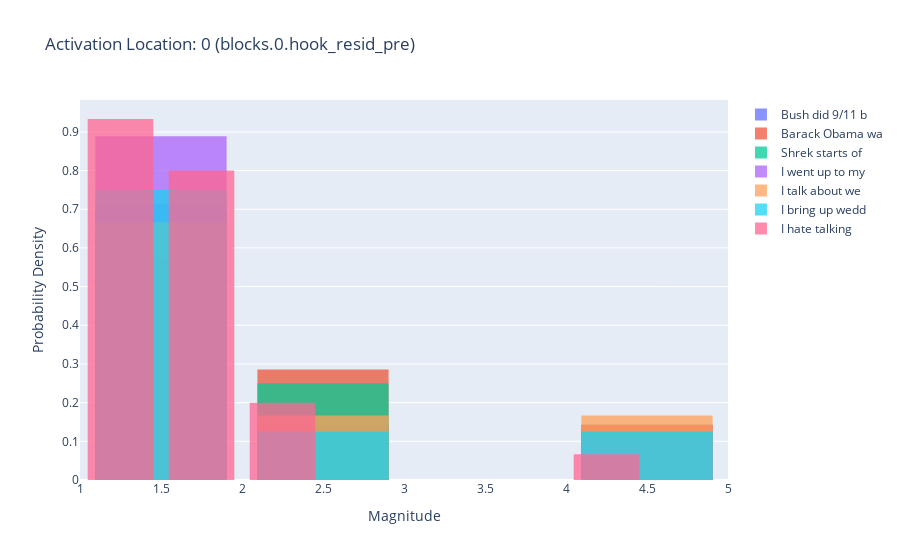
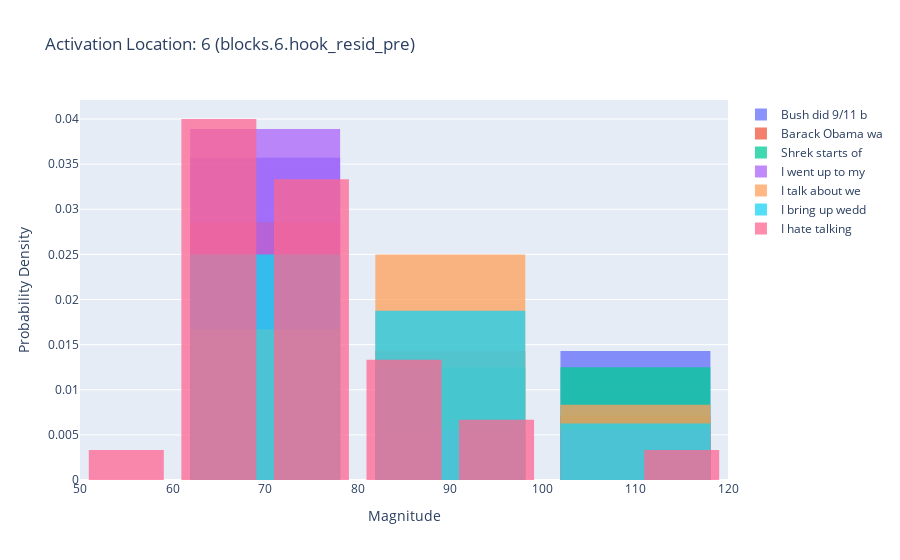
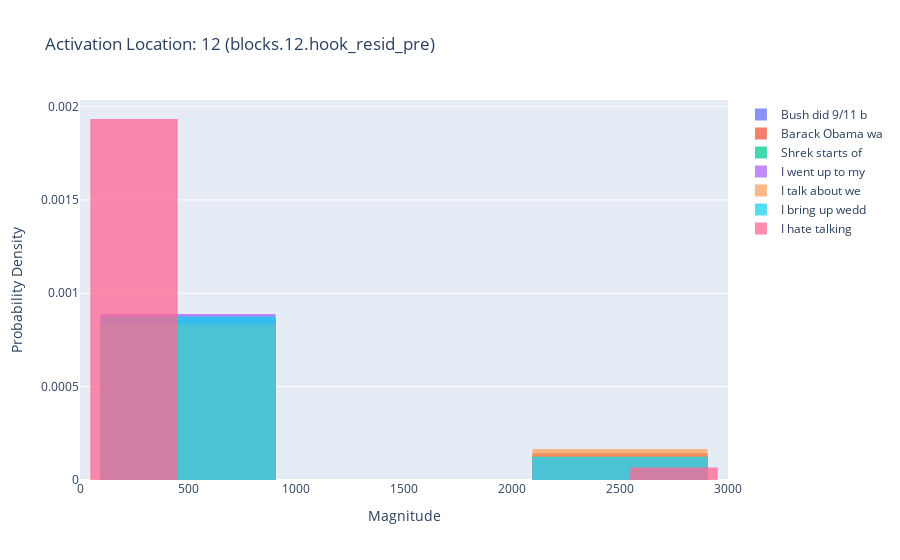
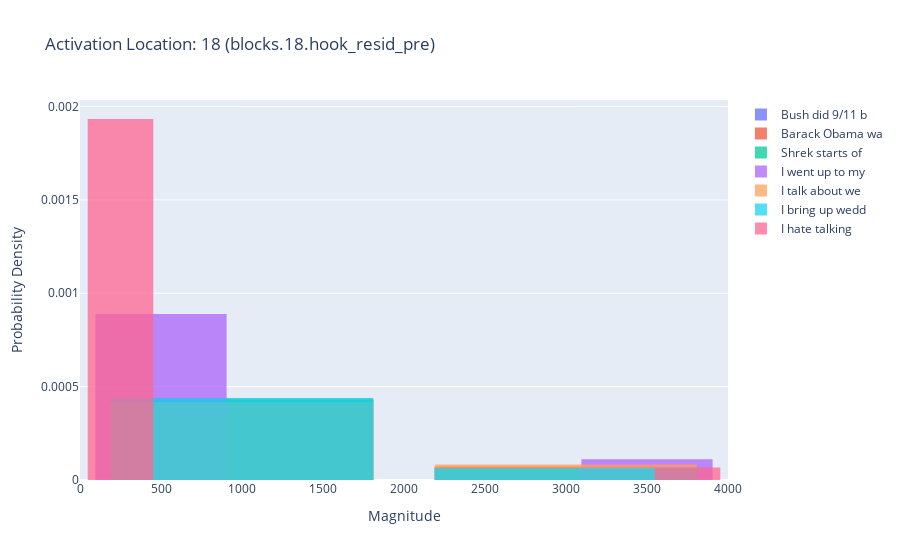

The notebook cell saved with these charts, in order:
### Code cell
import plotly as py
import plotly.graph_objs as go

# Now let's make a histogram of the magnitudes for each act_loc,
# coloring each prompt's magnitudes differently
for act_loc in activation_locations:
    act_name: str = prompt_utils.get_block_name(block_num=act_loc)

    # Get the dataframe rows for the current act_loc
    act_loc_df = df[df["Activation Location"] == act_loc]

    # Create a list of traces, one for each prompt
    traces = []
    for prompt in prompts:
        # Get the dataframe rows for the current prompt
        prompt_df = act_loc_df[act_loc_df["Prompt"] == prompt]

        # Create a histogram trace for the current prompt
        traces.append(
            go.Histogram(
                x=prompt_df["Magnitude"],
                opacity=0.75,
                name=prompt[:15],
                histnorm="probability density",
            )
        )

    # Create a figure with the current traces
    fig = go.Figure(data=traces)

    # Update the figure's layout
    fig.update_layout(
        title=f"Activation Location: {act_loc} ({act_name})",
        xaxis_title="Magnitude",
        yaxis_title="Probability Density",
        barmode="overlay",
        bargap=0.1,
        bargroupgap=0.1,
    )

    # Show the figure
    fig.show()

### Figure 1 — Plotly figure (JSON) as saved in the notebook; plotly's stock layout.template omitted (floating-point values rounded to 4 significant figures)
{"data": [{"histnorm": "probability density", "name": "Bush did 9/11 b", "opacity": 0.75, "type": "histogram", "x": [4.079, 2.357, 1.541, 1.61, 1.49, 1.687, 1.404]}, {"histnorm": "probability density", "name": "Barack Obama wa", "opacity": 0.75, "type": "histogram", "x": [4.079, 2.237, 2.193, 1.798, 1.348, 1.846, 1.233]}, {"histnorm": "probability density", "name": "Shrek starts of", "opacity": 0.75, "type": "histogram", "x": [4.079, 2.023, 2.568, 1.69, 1.662, 1.28, 1.258, 1.992]}, {"histnorm": "probability density", "name": "I went up to my", "opacity": 0.75, "type": "histogram", "x": [4.079, 1.819, 1.604, 1.548, 1.296, 1.457, 1.763, 1.243, 1.424]}, {"histnorm": "probability density", "name": "I talk about we", "opacity": 0.75, "type": "histogram", "x": [4.079, 1.819, 1.862, 1.531, 2.14, 1.767]}, {"histnorm": "probability density", "name": "I bring up wedd", "opacity": 0.75, "type": "histogram", "x": [4.079, 1.819, 1.727, 1.548, 2.14, 1.28, 1.519, 1.699]}, {"histnorm": "probability density", "name": "I hate talking ", "opacity": 0.75, "type": "histogram", "x": [4.079, 1.819, 1.944, 1.798, 1.511, 2.106, 1.195, 1.703, 1.205, 1.595, 1.221, 1.654, 1.366, 1.119, 1.57, 1.496, 1.684, 1.107, 1.325, 1.105, 1.673, 1.12, 2.213, 2.184, 1.122, 1.086, 1.637, 1.104, 1.727, 1.022]}], "layout": {"bargap": 0.1, "bargroupgap": 0.1, "barmode": "overlay", "title": {"text": "Activation Location: 0 (blocks.0.hook_resid_pre)"}, "xaxis": {"title": {"text": "Magnitude"}}, "yaxis": {"title": {"text": "Probability Density"}}}}

### Figure 2 — Plotly figure (JSON) as saved in the notebook; plotly's stock layout.template omitted (floating-point values rounded to 4 significant figures)
{"data": [{"histnorm": "probability density", "name": "Bush did 9/11 b", "opacity": 0.75, "type": "histogram", "x": [115.5, 101.5, 77.6, 72.98, 64.47, 79.52, 65.91]}, {"histnorm": "probability density", "name": "Barack Obama wa", "opacity": 0.75, "type": "histogram", "x": [115.5, 98.56, 74.95, 85.25, 69.52, 78.54, 68.22]}, {"histnorm": "probability density", "name": "Shrek starts of", "opacity": 0.75, "type": "histogram", "x": [115.5, 107.8, 93.83, 75.67, 69.51, 68.66, 70.66, 96.05]}, {"histnorm": "probability density", "name": "I went up to my", "opacity": 0.75, "type": "histogram", "x": [115.5, 89.83, 79.94, 68.9, 67.66, 73.74, 77.86, 66.12, 62.78]}, {"histnorm": "probability density", "name": "I talk about we", "opacity": 0.75, "type": "histogram", "x": [115.5, 89.83, 77.25, 70.55, 98.91, 86.38]}, {"histnorm": "probability density", "name": "I bring up wedd", "opacity": 0.75, "type": "histogram", "x": [115.5, 89.83, 81.37, 69.41, 96.85, 71.22, 74.48, 76.71]}, {"histnorm": "probability density", "name": "I hate talking ", "opacity": 0.75, "type": "histogram", "x": [115.5, 89.83, 88.62, 75.58, 70.82, 98.79, 73.33, 79.69, 67.06, 70.46, 64.04, 66.51, 62.91, 64.79, 80.81, 70.53, 75.26, 62.44, 59.62, 65.26, 73.81, 61.36, 90.2, 75.54, 60.31, 64.46, 77.15, 62.29, 81.99, 63.76]}], "layout": {"bargap": 0.1, "bargroupgap": 0.1, "barmode": "overlay", "title": {"text": "Activation Location: 6 (blocks.6.hook_resid_pre)"}, "xaxis": {"title": {"text": "Magnitude"}}, "yaxis": {"title": {"text": "Probability Density"}}}}

### Figure 3 — Plotly figure (JSON) as saved in the notebook; plotly's stock layout.template omitted (floating-point values rounded to 4 significant figures)
{"data": [{"histnorm": "probability density", "name": "Bush did 9/11 b", "opacity": 0.75, "type": "histogram", "x": [2565.0, 132.8, 96.38, 95.94, 97.29, 106.3, 80.13]}, {"histnorm": "probability density", "name": "Barack Obama wa", "opacity": 0.75, "type": "histogram", "x": [2565.0, 141.2, 89.69, 103.6, 83.08, 107.0, 86.93]}, {"histnorm": "probability density", "name": "Shrek starts of", "opacity": 0.75, "type": "histogram", "x": [2565.0, 145.5, 110.4, 93.48, 88.21, 76.26, 81.78, 128.3]}, {"histnorm": "probability density", "name": "I went up to my", "opacity": 0.75, "type": "histogram", "x": [2565.0, 127.9, 103.3, 92.57, 78.36, 90.64, 101.2, 77.03, 83.44]}, {"histnorm": "probability density", "name": "I talk about we", "opacity": 0.75, "type": "histogram", "x": [2565.0, 127.9, 99.59, 84.57, 129.8, 106.3]}, {"histnorm": "probability density", "name": "I bring up wedd", "opacity": 0.75, "type": "histogram", "x": [2565.0, 127.9, 97.06, 91.84, 124.4, 80.57, 89.68, 98.01]}, {"histnorm": "probability density", "name": "I hate talking ", "opacity": 0.75, "type": "histogram", "x": [2565.0, 127.9, 106.9, 97.22, 86.98, 131.2, 84.01, 99.17, 78.59, 91.9, 88.38, 89.24, 82.36, 78.2, 104.8, 91.94, 108.2, 74.94, 75.22, 78.58, 104.8, 81.88, 118.7, 93.25, 83.19, 82.15, 104.3, 79.72, 114.1, 72.31]}], "layout": {"bargap": 0.1, "bargroupgap": 0.1, "barmode": "overlay", "title": {"text": "Activation Location: 12 (blocks.12.hook_resid_pre)"}, "xaxis": {"title": {"text": "Magnitude"}}, "yaxis": {"title": {"text": "Probability Density"}}}}

### Figure 4 — Plotly figure (JSON) as saved in the notebook; plotly's stock layout.template omitted (floating-point values rounded to 4 significant figures)
{"data": [{"histnorm": "probability density", "name": "Bush did 9/11 b", "opacity": 0.75, "type": "histogram", "x": [3876.0, 155.0, 123.0, 117.3, 131.7, 138.6, 102.9]}, {"histnorm": "probability density", "name": "Barack Obama wa", "opacity": 0.75, "type": "histogram", "x": [3876.0, 167.0, 125.1, 134.6, 102.0, 132.7, 114.7]}, {"histnorm": "probability density", "name": "Shrek starts of", "opacity": 0.75, "type": "histogram", "x": [3876.0, 168.3, 141.8, 113.3, 127.9, 98.97, 99.02, 154.5]}, {"histnorm": "probability density", "name": "I went up to my", "opacity": 0.75, "type": "histogram", "x": [3876.0, 157.9, 127.3, 122.6, 113.6, 111.5, 130.4, 112.6, 113.8]}, {"histnorm": "probability density", "name": "I talk about we", "opacity": 0.75, "type": "histogram", "x": [3876.0, 157.9, 118.7, 116.3, 159.2, 131.0]}, {"histnorm": "probability density", "name": "I bring up wedd", "opacity": 0.75, "type": "histogram", "x": [3876.0, 157.9, 118.9, 126.1, 151.7, 105.5, 107.2, 126.3]}, {"histnorm": "probability density", "name": "I hate talking ", "opacity": 0.75, "type": "histogram", "x": [3876.0, 157.9, 128.9, 120.3, 115.3, 164.0, 109.4, 122.0, 103.3, 113.6, 113.1, 117.6, 106.9, 98.53, 122.9, 117.0, 133.9, 104.2, 96.4, 94.15, 123.0, 105.4, 135.4, 129.1, 113.3, 100.7, 130.9, 115.3, 141.5, 86.95]}], "layout": {"bargap": 0.1, "bargroupgap": 0.1, "barmode": "overlay", "title": {"text": "Activation Location: 18 (blocks.18.hook_resid_pre)"}, "xaxis": {"title": {"text": "Magnitude"}}, "yaxis": {"title": {"text": "Probability Density"}}}}
